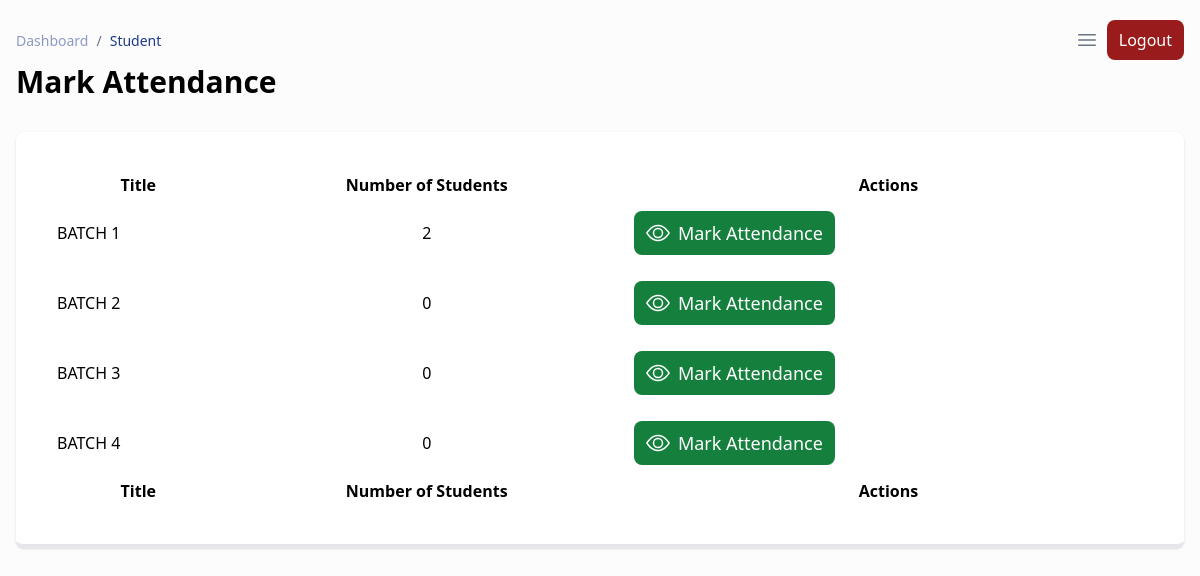
Screenshot of /admin/mark.php (signed in) with the database file from the repository.
### tables this page shows
CREATE TABLE `batches` (
  `id` int(10) NOT NULL,
  `name` varchar(255) NOT NULL,
  `created_at` timestamp NOT NULL DEFAULT current_timestamp()
);

### config/settings.php (called while the page is built, shortened)
<?php
if(!function_exists("getConfig")){
    function getConfig($key){
            $siteConfig = [
                'site_name' => "EAMS",
                'app_mode' => "production",
                'base_url' => "http://localhost/Attendance-system",
                'base_path' => dirname(__DIR__, 1)
            ];
            return $siteConfig[$key] ?? null;
    }
}
?>

### includes/functions.php (called while the page is built, shortened)
<?php
require_once __DIR__ . "/../config/settings.php";
if(!function_exists("baseUrl")){
    function baseUrl(string $path = null, array $query = null){
        if($path !== null && $query !== null){
            $build = http_build_query($query);
            return getConfig(key: 'base_url') . "/" . $path . "?" . $build;
        }
        elseif($path !== null){
            return getConfig(key: 'base_url') . "/" . $path;
        }
        return getConfig(key: 'base_url');
    }
}
?>

### admin/mark.php (the view, shortened to what this page needs)
<?php require_once __DIR__ . '/templates/header.php' ?>
<?php
$query = "SELECT * FROM batches";
$result = mysqli_query($connection, $query);
$batches = mysqli_fetch_all($result, MYSQLI_ASSOC);
?>
<div class="min-h-screen bg-gray-50/50">
    <div class="p-4 xl:ml-80">
        <?php require_once "./templates/navigation.php" ?>
        <h1 class="text-3xl font-semibold mb-8">Mark Attendance</h1>
        <div class="grid grid-cols-1 gap-8 mb-8">
            <div class="min-h-fit p-10 bg-white shadow rounded-lg border-b-4 border-b-primary overflow-x-auto">
                <table id="dTable" class="display" style="width:100%">
                    <thead>
                        <tr>
                            <th>Title</th>
                            <th style="text-align: center;">Number of Students</th>
                            <th>Actions</th>
                        </tr>
                    </thead>
                    <tbody>
                        <?php if (isset($batches) && count($batches) > 0): ?>
                            <?php foreach ($batches as $batch): ?>
                                <tr>
                                    <td><?= strtoupper($batch['name']) ?></td>
                                    <td style="text-align: center;">
                                        <?php
                                        $batchID = $batch['id'];
                                        $query = "SELECT COUNT(*) AS total FROM students WHERE batch_id = $batchID";
                                        $result = mysqli_query($connection, $query);
                                        if (mysqli_num_rows($result) > 0) {
                                            $students = mysqli_fetch_assoc($result);
                                        }
                                        ?>
                                        <?= $students['total'] ?? 0 ?>
                                    </td>
                                    <td>
                                        <a href="<?= baseUrl('admin/mark_batch_students.php?batch_id=' . $batch['id']) ?>" class="bg-green-700 hover:bg-green-800 rounded-lg py-2 px-3 w-fit text-white my-3 flex gap-2 items-center">
                                            <span class="text-lg">Mark Attendance</span>
                                        </a>
                                    </td>
                                </tr>
                            <?php endforeach ?>
                        <?php endif ?>
                    </tbody>
                    <tfoot>
                        <tr>
                            <th>Title</th>
                            <th>Number of Students</th>
                            <th>Actions</th>
                        </tr>
                    </tfoot>
                </table>
            </div>
        </div>
    </div>
    <?php require_once "./templates/footer.php" ?>

### rows the page displays
batches: name "BATCH 1", total "2"
batches: name "BATCH 2", total "0"
batches: name "BATCH 3", total "0"
batches: name "BATCH 4", total "0"
